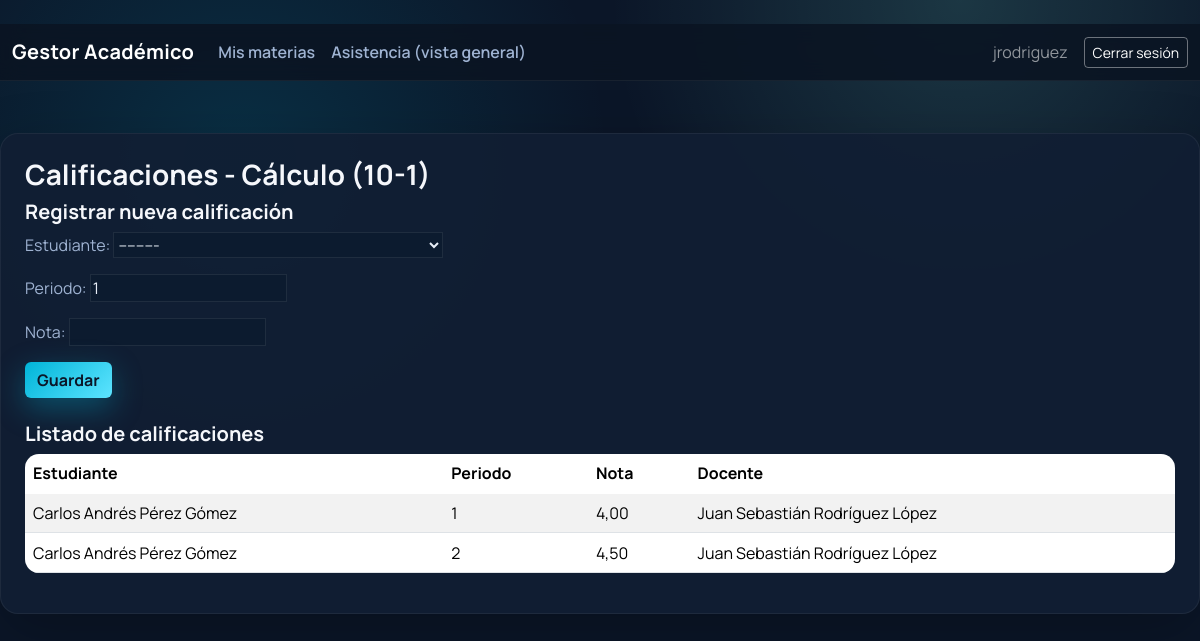
The page /docente/materia/1/calificaciones/ (signed in) on the database its author committed.
### academico/models.py (models this page shows, shortened)
class Materia(models.Model):
    nombre = models.CharField(max_length=100)
    codigo = models.CharField(max_length=20, unique=True)
    curso = models.ForeignKey(Curso, on_delete=models.CASCADE, related_name="materias")
    docente = models.ForeignKey(Docente, on_delete=models.SET_NULL, null=True, blank=True, related_name="materias")

class Curso(models.Model):
    nombre = models.CharField(max_length=100)
    codigo = models.CharField(max_length=20, unique=True)
    anio = models.IntegerField()
    activo = models.BooleanField(default=True)

class Calificacion(models.Model):
    estudiante = models.ForeignKey(Estudiante, on_delete=models.CASCADE, related_name="calificaciones")
    materia = models.ForeignKey(Materia, on_delete=models.CASCADE, related_name="calificaciones")
    docente = models.ForeignKey(Docente, on_delete=models.SET_NULL, null=True, blank=True, related_name="calificaciones")
    periodo = models.CharField(max_length=20, default="1")
    nota = models.DecimalField(max_digits=4, decimal_places=2)  # 0.00 - 10.00
    fecha_registro = models.DateTimeField(auto_now_add=True)
    class Meta:
        unique_together = ("estudiante", "materia", "periodo")

class Estudiante(models.Model):
    user = models.OneToOneField(User, on_delete=models.CASCADE, related_name="estudiante")
    documento = models.CharField(max_length=20, unique=True)
    fecha_nacimiento = models.DateField(null=True, blank=True)
    telefono = models.CharField(max_length=20, blank=True)
    direccion = models.CharField(max_length=200, blank=True)
    def __str__(self):
        return f"{self.user.get_full_name()} - {self.documento}"

class Docente(models.Model):
    user = models.OneToOneField(User, on_delete=models.CASCADE, related_name="docente")
    titulo = models.CharField(max_length=100, blank=True)
    telefono = models.CharField(max_length=20, blank=True)

### academico/views.py (the view)
@rol_requerido("DOCENTE", "ADMIN")
def docente_calificaciones_materia(request, materia_id):
    materia = get_object_or_404(Materia, pk=materia_id)
    perfil = request.user.perfil
    if perfil.rol == "DOCENTE":
        if materia.docente is None or materia.docente.user != request.user:
            messages.error(request, "No puedes gestionar calificaciones de una materia que no dictas.")
            return redirect("dashboard")
    calificaciones = Calificacion.objects.filter(materia=materia).select_related("estudiante__user")
    if request.method == "POST":
        form = CalificacionForm(request.POST)
        form.fields["estudiante"].queryset = Estudiante.objects.filter(
            matriculas__curso=materia.curso,
            matriculas__activo=True,
        ).distinct()
        if form.is_valid():
            cal = form.save(commit=False)
            cal.materia = materia
            if perfil.rol == "DOCENTE":
                cal.docente = get_object_or_404(Docente, user=request.user)
            cal.save()
            messages.success(request, "Calificación registrada correctamente.")
            return redirect("docente_calificaciones_materia", materia_id=materia.id)
    else:
        form = CalificacionForm()
        form.fields["materia"].widget = forms.HiddenInput()
        form.fields["docente"].widget = forms.HiddenInput()
        form.fields["estudiante"].queryset = Estudiante.objects.filter(
            matriculas__curso=materia.curso,
            matriculas__activo=True,
        ).distinct()
    context = {
        "materia": materia,
        "calificaciones": calificaciones,
        "form": form,
    }
    return render(request, "docentes/calificaciones_materia.html", context)

### academico/forms.py (shortened to what this page needs)
class CalificacionForm(forms.ModelForm):
    class Meta:
        model = Calificacion
        fields = ["estudiante", "materia", "docente", "periodo", "nota"]

### academico/context_processors.py (called while the page is built)
def perfil_usuario(request):
    perfil = None
    if request.user.is_authenticated:
        try:
            perfil = request.user.perfil
        except Perfil.DoesNotExist:
            perfil = None
    return {"perfil_usuario": perfil}

### templates/docentes/calificaciones_materia.html (shortened to what this page needs)
﻿{% extends "base.html" %}
{% block content %}
<h3>Calificaciones - {{ materia.nombre }} ({{ materia.curso.nombre }})</h3>
<h5>Registrar nueva calificación</h5>
<form method="post" class="mb-4">
    {{ form.as_p }}
    <button class="btn btn-primary" type="submit">Guardar</button>
</form>
<h5>Listado de calificaciones</h5>
<table class="table table-striped">
    <thead>
        <tr>
            <th>Estudiante</th>
            <th>Periodo</th>
            <th>Nota</th>
            <th>Docente</th>
        </tr>
    </thead>
    <tbody>
        {% for c in calificaciones %}
        <tr>
            <td>{{ c.estudiante.user.get_full_name }}</td>
            <td>{{ c.periodo }}</td>
            <td>{{ c.nota }}</td>
            <td>{% if c.docente %}{{ c.docente.user.get_full_name }}{% else %}-{% endif %}</td>
        </tr>
        {% empty %}
        <tr><td colspan="4">No hay calificaciones registradas.</td></tr>
        {% endfor %}
    </tbody>
</table>
{% endblock %}

### templates/base.html (shortened to what this page needs)
<!DOCTYPE html>
<html lang="es">
<head>
    <link href="https://cdn.jsdelivr.net/npm/bootstrap@5.3.3/dist/css/bootstrap.min.css" rel="stylesheet">
</head>
<body>
<nav class="navbar navbar-expand-lg navbar-dark mb-4">
    <div class="container-fluid">
        <a class="navbar-brand" href="{% url 'dashboard' %}">Gestor Académico</a>
        <div class="collapse navbar-collapse" id="navbarNav">
            {% if user.is_authenticated %}
                {% if user.is_superuser %}
                <ul class="navbar-nav me-auto">
                    <li class="nav-item"><a class="nav-link" href="{% url 'estudiante_list' %}">Estudiantes</a></li>
                    <li class="nav-item"><a class="nav-link" href="{% url 'docente_list' %}">Docentes</a></li>
                    <li class="nav-item"><a class="nav-link" href="{% url 'curso_list' %}">Cursos</a></li>
                    <li class="nav-item"><a class="nav-link" href="{% url 'materia_list' %}">Materias</a></li>
                    <li class="nav-item"><a class="nav-link" href="{% url 'calificacion_list' %}">Calificaciones</a></li>
                    <li class="nav-item"><a class="nav-link" href="{% url 'asistencia_list' %}">Asistencia</a></li>
                </ul>
                {% elif perfil_usuario and perfil_usuario.rol == "DOCENTE" %}
                <ul class="navbar-nav me-auto">
                    <li class="nav-item"><a class="nav-link" href="{% url 'docente_mis_materias' %}">Mis materias</a></li>
                    <li class="nav-item"><a class="nav-link" href="{% url 'asistencia_list' %}">Asistencia (vista general)</a></li>
                </ul>
                {% endif %}
                <span class="navbar-text me-3">
                    {{ user.get_username }}
                </span>
                <a href="{% url 'logout' %}" class="btn btn-outline-light btn-sm">Cerrar sesión</a>
            {% else %}
                <a href="{% url 'login' %}" class="btn btn-outline-light btn-sm ms-auto">Ingresar</a>
            {% endif %}
        </div>
    </div>
</nav>
<main class="container-xxl page-shell">
    <div class="page-surface">
        {% block content %}{% endblock %}
    </div>
</main>
</body>
</html>

### templates/base.html (style rules this page uses)
:root { --bg-main: #0b1628; --card: #0f1f35; --card-soft: #132742; --text: #e7edf6; --muted: #9fb3d2; --primary: #00b4d8; --primary-strong: #0091b5; --accent: #80ffea; --shadow: 0 20px 60px rgba(0, 0, 0, 0.25); }
* { font-family: 'Manrope', system-ui, -apple-system, sans-serif; }
body { background: radial-gradient(circle at 20% 20%, rgba(0,180,216,0.16), transparent 32%), radial-gradient(circle at 80% 0%, rgba(128,255,234,0.14), transparent 28%), var(--bg-main); color: var(--text); min-height: 100vh; }
.navbar { background: rgba(10,20,35,0.9); backdrop-filter: blur(10px); border-bottom: 1px solid rgba(255,255,255,0.06); }
.navbar-brand { font-weight: 700; letter-spacing: 0.3px; }
.nav-link { color: var(--muted) !important; font-weight: 600; }
.page-shell { padding: 28px 0 60px; }
.page-surface { background: rgba(17, 31, 52, 0.9); border: 1px solid rgba(255,255,255,0.06); border-radius: 18px; padding: 24px; box-shadow: var(--shadow); }
h1, h2, h3, h4, h5 { color: #f5f7fb; font-weight: 700; }
p, label, small { color: var(--muted); }
table.table { background: rgba(15,31,53,0.95); color: var(--text); border-radius: 14px; overflow: hidden; border-collapse: separate; border-spacing: 0; }
table.table thead { background: rgba(255,255,255,0.06); }
table.table thead th { border-bottom: 1px solid rgba(255,255,255,0.08); }
table.table tbody td { border-top: 1px solid rgba(255,255,255,0.05); }
.btn-primary { background: linear-gradient(135deg, var(--primary), #5de4ff); border: none; color: #0b1628; font-weight: 700; box-shadow: 0 10px 30px rgba(0,180,216,0.35); }
.btn-outline-light { border-color: rgba(255,255,255,0.4); color: #fff; }
input, select, textarea { background: #0c1b2f !important; color: var(--text) !important; border: 1px solid rgba(255,255,255,0.08) !important; }
input::placeholder, textarea::placeholder { color: #6f86a9 !important; }

### rows shown on the page
Materia: nombre "Cálculo", curso.nombre "10-1"
Calificacion: estudiante.user.get_full_name "Carlos Andrés Pérez Gómez", periodo "1", nota "4,00", docente.user.get_full_name "Juan Sebastián Rodríguez López"
Calificacion: estudiante.user.get_full_name "Carlos Andrés Pérez Gómez", periodo "2", nota "4,50", docente.user.get_full_name "Juan Sebastián Rodríguez López"

### other values the page prints
{{ user.get_username }} "jrodriguez"
